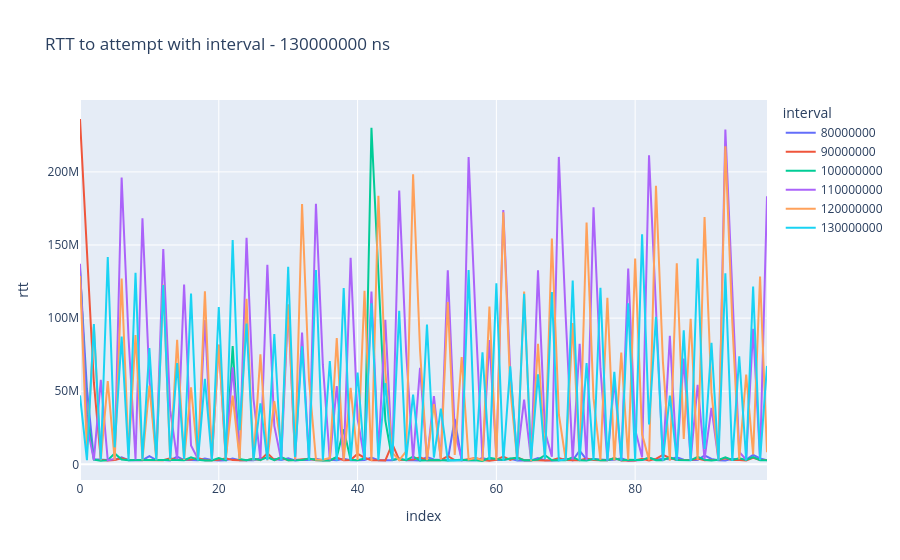

Source (notebook cell):
### Markdown cell above
## График RTT от попытки отправки пакета

### Code cell
dfs = []
for interval in intervals:
    df = pd.read_csv(f"./data/{interval}ns.csv")
    dfs.append(df)

df = pd.concat(dfs)
fig = px.line(
    df,
    x=df.index,
    y="rtt",
    color="interval",
    title=f"RTT to attempt with interval - {interval} ns")
fig.write_image("images/rtt_to_attempt.png", width=900, height=600)
fig.show()
